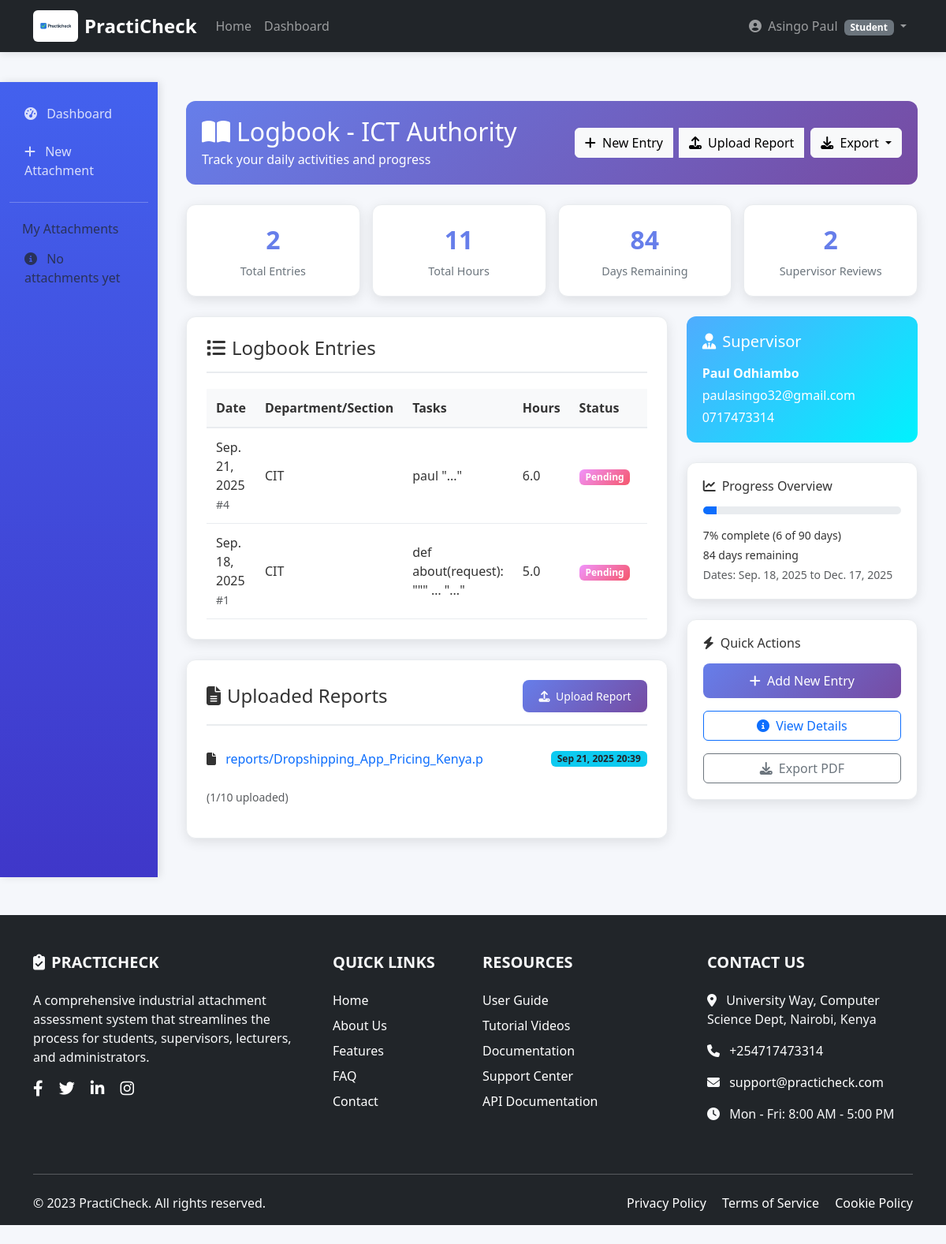
/attachments/logbook/1/ (signed in), run on an earlier commit of the app's database.
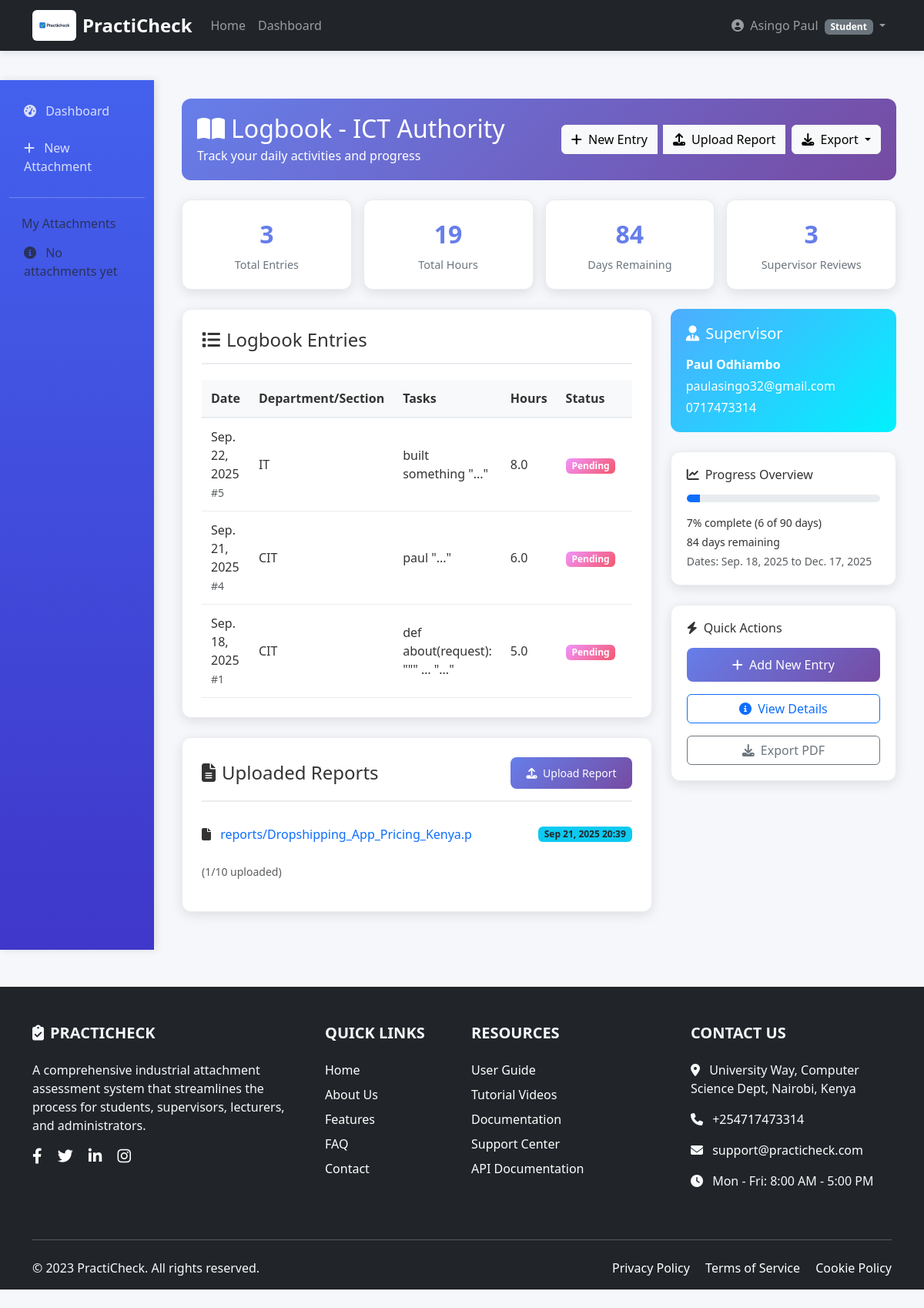
And on a later commit of the database.
### attachments/models.py (models this page shows, shortened)
class LogbookEntry(models.Model):
    attachment = models.ForeignKey(Attachment, on_delete=models.CASCADE, related_name='logbook_entries')
    entry_date = models.DateField()
    department_section = models.CharField(max_length=100, help_text="Department or section where you worked today")
    tasks = models.TextField(help_text="Tasks you worked on today")
    skills_learned = models.TextField(help_text="New skills or knowledge gained")
    achievements = models.TextField(blank=True, help_text="Notable achievements or accomplishments")
    challenges = models.TextField(blank=True, help_text="Challenges faced and how you addressed them")
    hours_worked = models.DecimalField(max_digits=4, decimal_places=1, validators=[MinValueValidator(0.5), MaxValueValidator(24)])
    supervisor_comments = models.TextField(blank=True)
    edit_count = models.IntegerField(default=0, validators=[MaxValueValidator(2)])
    created_at = models.DateTimeField(auto_now_add=True)
    updated_at = models.DateTimeField(auto_now=True)
    class Meta:
        ordering = ['-entry_date']
        unique_together = ['attachment', 'entry_date']
    def can_edit(self):
        return self.edit_count < 2

class ReportUpload(models.Model):
    attachment = models.ForeignKey("Attachment", on_delete=models.CASCADE, related_name="reports")
    file = models.FileField(upload_to="reports/")
    uploaded_at = models.DateTimeField(auto_now_add=True)

### attachments/views.py (the view)
# urls.py: path('logbook/<int:attachment_id>/', views.logbook, name='logbook'),
@login_required
def logbook(request, attachment_id):
    attachment = get_object_or_404(Attachment, id=attachment_id)
    owns_it = (
        attachment.student == request.user or
        (hasattr(request.user, 'student') and attachment.student == request.user.student)
    )
    if not (owns_it or request.user.is_staff):
        messages.error(request, "You don't have permission to view this logbook.")
        return redirect('attachments:dashboard')
    entries = LogbookEntry.objects.filter(
        attachment=attachment
    ).order_by('-entry_date', '-id')
    reports = attachment.reports.all()
    reports_count = reports.count()
    total_hours = entries.aggregate(Sum('hours_worked'))['hours_worked__sum'] or 0
    total_entries = entries.count()
    supervisor_reviews = entries.filter(supervisor_comments__isnull=False).count()
    today = timezone.now().date()
    if attachment.start_date and attachment.end_date:
        total_days = (attachment.end_date - attachment.start_date).days
        if today >= attachment.start_date:
            if today <= attachment.end_date:
                days_completed = (today - attachment.start_date).days
                days_remaining = (attachment.end_date - today).days
            else:
                days_completed = total_days
                days_remaining = 0
        else:
            days_completed = 0
            days_remaining = total_days
        progress_percentage = min(100, max(0, int((days_completed / total_days) * 100))) if total_days > 0 else 0
    else:
        days_completed = 0
        days_remaining = 0
        progress_percentage = 0
        total_days = 0
    context = {
        'attachment': attachment,
        'entries': entries,
        'total_hours': total_hours,
        'total_entries': total_entries,
        'supervisor_reviews': supervisor_reviews,
        'progress_percentage': progress_percentage,
        'days_remaining': days_remaining,
        'days_completed': days_completed,
        'total_days': total_days,
        'reports': reports,
        'reports_count': reports_count,
    }
    return render(request, 'attachments/logbook.html', context)

### accounts/context_processors.py (called while the page is built)
def user_type(request):
    return {
        'user_type': request.user.user_type if request.user.is_authenticated else None,
        'user_type_display': request.user.get_user_type_display() if request.user.is_authenticated else None,
    }

### attachments/models.py (called while the page is built)
    @property
    def days_completed(self):
        if not self.start_date or not self.end_date:
            return 0
        today = timezone.now().date()
        if today < self.start_date:
            return 0
        elif today > self.end_date:
            return (self.end_date - self.start_date).days
        else:
            return (today - self.start_date).days

    @property
    def total_days(self):
        if not self.start_date or not self.end_date:
            return 0
        return (self.end_date - self.start_date).days

    @property
    def progress_percentage(self):
        if not self.start_date or not self.end_date:
            return 0
        total_days = self.total_days
        if total_days <= 0:
            return 100 if self.status == 'completed' else 0
        days_completed = self.days_completed
        progress = min(100, max(0, (days_completed / total_days) * 100))
        return round(progress)

### attachments/templates/attachments/logbook.html (shortened to what the changed rows need)
{% extends 'base_student.html' %}
{% load static %}
{% block content %}
<div class="container-fluid py-4">
    <div class="row">
        <main class="col-lg-10 col-md-9 ms-sm-auto px-md-4">
            <div class="container-fluid py-4">
                <div class="logbook-header">
                    <div class="d-flex justify-content-between align-items-center">
                        <div>
                            <h2 class="mb-1"><i class="fas fa-book-open me-2"></i>Logbook - {{ attachment.organization }}</h2>
                        </div>
                    </div>
                </div>
                <div class="stats-grid">
                    <div class="stat-card">
                        <div class="stat-number">{{ total_entries }}</div>
                        <div class="stat-label">Total Entries</div>
                    </div>
                    <div class="stat-card">
                        <div class="stat-number">{{ total_hours }}</div>
                        <div class="stat-label">Total Hours</div>
                    </div>
                    <div class="stat-card">
                        <div class="stat-number">{{ supervisor_reviews }}</div>
                        <div class="stat-label">Supervisor Reviews</div>
                    </div>
                </div>
                <div class="row">
                    <div class="col-lg-8">
                        <div class="section-card">
                            <div class="section-body">
                                {% if entries %}
                                <div class="table-responsive">
                                    <table class="entry-table">
                                        <thead>
                                            <tr>
                                                <th>Date</th>
                                                <th>Department/Section</th>
                                                <th>Tasks</th>
                                                <th>Hours</th>
                                                <th>Status</th>
                                                <th>Actions</th>
                                            </tr>
                                        </thead>
                                        <tbody>
                                            {% for entry in entries %}
                                            <tr>
                                                <td>{{ entry.entry_date|date:"M. d, Y" }}<br><small class="text-muted">#{{ entry.id }}</small></td>
                                                <td>{{ entry.department_section }}</td>
                                                <td>{{ entry.tasks|truncatewords:3 }} "..."</td>
                                                <td>{{ entry.hours_worked }}</td>
                                                <td>
                                                    <span class="badge {% if entry.supervisor_comments %}badge-reviewed{% else %}badge-pending{% endif %}">
                                                        {% if entry.supervisor_comments %}Reviewed{% else %}Pending{% endif %}
                                                    </span>
                                                </td>
                                                <td>
                                                </td>
                                            </tr>
                                            {% endfor %}
                                        </tbody>
                                    </table>
                                </div>
                                {% endif %}
                            </div>
                        </div>
                        <div class="section-card">
                            <div class="section-body">
                                {% if reports %}
                                    <ul class="report-list">
                                        {% for report in reports %}
                                        <li class="d-flex justify-content-between align-items-center">
                                            <span>
                                                <i class="fas fa-file me-2"></i>
                                                <a href="{{ report.file.url }}" target="_blank" class="text-decoration-none">
                                                    {{ report.file.name|slice:":40" }}
                                                </a>
                                            </span>
                                            <span class="d-flex align-items-center gap-2">
                                                <span class="badge bg-info text-dark">
                                                    {{ report.uploaded_at|date:"M d, Y H:i" }}
                                                </span>
                                            </span>
                                        </li>
                                        {% endfor %}
                                    </ul>
                                {% else %}
                                    <div class="text-center py-4">
                                        <i class="fas fa-file-upload fa-2x text-muted mb-2"></i>
                                        <p class="text-muted mb-0">No reports uploaded yet.</p>
                                    </div>
                                {% endif %}
                            </div>
                        </div>
                    </div>
                </div>
            </div>
{% endblock %}

What changed in the data, as far as the page shows it:
added LogbookEntry: entry_date "Sep. 22, 2025", id "5", department_section "IT", tasks "built something", hours_worked "8.0", supervisor_comments "Pending"
Also different on the page:
{{ total_entries }}: "2" → "3"
{{ total_hours }}: "11" → "19"
{{ supervisor_reviews }}: "2" → "3"
